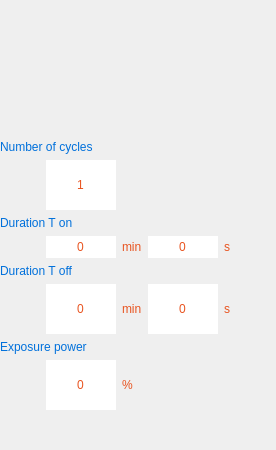
         <widget class="QWidget" name="pageFlashing">
          <layout class="QGridLayout" name="gridLayout_4">
           <property name="leftMargin">
            <number>0</number>
           </property>
           <property name="topMargin">
            <number>0</number>
           </property>
           <property name="rightMargin">
            <number>0</number>
           </property>
           <property name="bottomMargin">
            <number>0</number>
           </property>
           <item row="7" column="0" colspan="6">
            <widget class="QLabel" name="label">
             <property name="sizePolicy">
              <sizepolicy hsizetype="Preferred" vsizetype="Fixed">
               <horstretch>0</horstretch>
               <verstretch>80</verstretch>
              </sizepolicy>
             </property>
             <property name="maximumSize">
              <size>
               <width>16777215</width>
               <height>80</height>
              </size>
             </property>
             <property name="styleSheet">
              <string notr="true">
/* UI Properties */
text-align: left;
font: normal normal bold 25px/29px Arial;
letter-spacing: 0px;
color: #0070DB;
opacity: 1;</string>
             </property>
             <property name="text">
              <string>Exposure power</string>
             </property>
            </widget>
           </item>
           <item row="8" column="1">
            <widget class="QSpinBox" name="powerFlashingspinBox">
             <property name="sizePolicy">
              <sizepolicy hsizetype="Minimum" vsizetype="Fixed">
               <horstretch>0</horstretch>
               <verstretch>50</verstretch>
              </sizepolicy>
             </property>
             <property name="minimumSize">
              <size>
               <width>70</width>
               <height>0</height>
              </size>
             </property>
             <property name="maximumSize">
              <size>
               <width>70</width>
               <height>50</height>
              </size>
             </property>
             <property name="styleSheet">
              <string notr="true">box-shadow: 8px 8px 8px #0070DB29;
width: 85px;
height: 55px;
text-align: left;
font: normal normal bold 25px/29px Arial;
letter-spacing: 0px;
color: #E85420;</string>
             </property>
             <property name="frame">
              <bool>false</bool>
             </property>
             <property name="alignment">
              <set>Qt::AlignmentFlag::AlignCenter</set>
             </property>
             <property name="buttonSymbols">
              <enum>QAbstractSpinBox::ButtonSymbols::NoButtons</enum>
             </property>
             <property name="minimum">
              <number>0</number>
             </property>
             <property name="maximum">
              <number>100</number>
             </property>
             <property name="value">
              <number>0</number>
             </property>
            </widget>
           </item>
           <item row="5" column="0" colspan="6">
            <widget class="QLabel" name="label_14">
             <property name="sizePolicy">
              <sizepolicy hsizetype="Preferred" vsizetype="Fixed">
               <horstretch>0</horstretch>
               <verstretch>80</verstretch>
              </sizepolicy>
             </property>
             <property name="maximumSize">
              <size>
               <width>999999</width>
               <height>80</height>
              </size>
             </property>
             <property name="styleSheet">
              <string notr="true">
/* UI Properties */
text-align: left;
font: normal normal bold 25px/29px Arial;
letter-spacing: 0px;
color: #0070DB;
opacity: 1;</string>
             </property>
             <property name="text">
              <string>Duration T off</string>
             </property>
            </widget>
           </item>
           <item row="4" column="0">
            <spacer name="horizontalSpacer_3">
             <property name="orientation">
              <enum>Qt::Orientation::Horizontal</enum>
             </property>
             <property name="sizeType">
              <enum>QSizePolicy::Policy::Fixed</enum>
             </property>
             <property name="sizeHint" stdset="0">
              <size>
               <width>40</width>
               <height>20</height>
              </size>
             </property>
            </spacer>
           </item>
           <item row="4" column="1">
            <widget class="QSpinBox" name="minOnFlashingspinBox">
             <property name="sizePolicy">
              <sizepolicy hsizetype="Minimum" vsizetype="Fixed">
               <horstretch>0</horstretch>
               <verstretch>50</verstretch>
              </sizepolicy>
             </property>
             <property name="minimumSize">
              <size>
               <width>70</width>
               <height>0</height>
              </size>
             </property>
             <property name="maximumSize">
              <size>
               <width>70</width>
               <height>50</height>
              </size>
             </property>
             <property name="styleSheet">
              <string notr="true">
/* UI Properties */
text-align: left;
font: normal normal bold 25px/29px Arial;
letter-spacing: 0px;
color: #E85420;
opacity: 1;</string>
             </property>
             <property name="frame">
              <bool>false</bool>
             </property>
             <property name="alignment">
              <set>Qt::AlignmentFlag::AlignCenter</set>
             </property>
             <property name="buttonSymbols">
              <enum>QAbstractSpinBox::ButtonSymbols::NoButtons</enum>
             </property>
            </widget>
           </item>
           <item row="4" column="5">
            <spacer name="horizontalSpacer_4">
             <property name="orientation">
              <enum>Qt::Orientation::Horizontal</enum>
             </property>
             <property name="sizeHint" stdset="0">
              <size>
               <width>40</width>
               <height>20</height>
              </size>
             </property>
            </spacer>
           </item>
           <item row="4" column="2">
            <widget class="QLabel" name="label_12">
             <property name="sizePolicy">
              <sizepolicy hsizetype="Minimum" vsizetype="Fixed">
               <horstretch>0</horstretch>
               <verstretch>50</verstretch>
              </sizepolicy>
             </property>
             <property name="maximumSize">
              <size>
               <width>999999</width>
               <height>50</height>
              </size>
             </property>
             <property name="styleSheet">
              <string notr="true">
/* UI Properties */
text-align: left;
font: normal normal bold 25px/29px Arial;
letter-spacing: 0px;
color: #E85420;
opacity: 1;</string>
             </property>
             <property name="text">
              <string>min</string>
             </property>
            </widget>
           </item>
           <item row="6" column="4">
            <widget class="QLabel" name="label_16">
             <property name="sizePolicy">
              <sizepolicy hsizetype="Preferred" vsizetype="Fixed">
               <horstretch>0</horstretch>
               <verstretch>50</verstretch>
              </sizepolicy>
             </property>
             <property name="maximumSize">
              <size>
               <width>999999</width>
               <height>50</height>
              </size>
             </property>
             <property name="styleSheet">
              <string notr="true">width: 40px;
height: 28px;
/* UI Properties */
text-align: left;
font: normal normal bold 25px/29px Arial;
letter-spacing: 0px;
color: #E85420;
opacity: 1;</string>
             </property>
             <property name="text">
              <string>s</string>
             </property>
            </widget>
           </item>
           <item row="4" column="3">
            <widget class="QSpinBox" name="segOnFlashingspinBox">
             <property name="sizePolicy">
              <sizepolicy hsizetype="Minimum" vsizetype="Fixed">
               <horstretch>0</horstretch>
               <verstretch>50</verstretch>
              </sizepolicy>
             </property>
             <property name="minimumSize">
              <size>
               <width>70</width>
               <height>0</height>
              </size>
             </property>
             <property name="maximumSize">
              <size>
               <width>70</width>
               <height>50</height>
              </size>
             </property>
             <property name="styleSheet">
              <string notr="true">
/* UI Properties */
text-align: left;
font: normal normal bold 25px/29px Arial;
letter-spacing: 0px;
color: #E85420;
opacity: 1;</string>
             </property>
             <property name="frame">
              <bool>false</bool>
             </property>
             <property name="alignment">
              <set>Qt::AlignmentFlag::AlignCenter</set>
             </property>
             <property name="buttonSymbols">
              <enum>QAbstractSpinBox::ButtonSymbols::NoButtons</enum>
             </property>
            </widget>
           </item>
           <item row="0" column="3">
            <spacer name="verticalSpacer_7">
             <property name="orientation">
              <enum>Qt::Orientation::Vertical</enum>
             </property>
             <property name="sizeType">
              <enum>QSizePolicy::Policy::Fixed</enum>
             </property>
             <property name="sizeHint" stdset="0">
              <size>
               <width>20</width>
               <height>140</height>
              </size>
             </property>
            </spacer>
           </item>
           <item row="6" column="3">
            <widget class="QSpinBox" name="segOffFlashingspinBox">
             <property name="sizePolicy">
              <sizepolicy hsizetype="Minimum" vsizetype="Fixed">
               <horstretch>0</horstretch>
               <verstretch>50</verstretch>
              </sizepolicy>
             </property>
             <property name="minimumSize">
              <size>
               <width>70</width>
               <height>0</height>
              </size>
             </property>
             <property name="maximumSize">
              <size>
               <width>70</width>
               <height>50</height>
              </size>
             </property>
             <property name="styleSheet">
              <string notr="true">box-shadow: 8px 8px 8px #0070DB29;
width: 85px;
height: 55px;
text-align: left;
font: normal normal bold 25px/29px Arial;
letter-spacing: 0px;
color: #E85420;</string>
             </property>
             <property name="frame">
              <bool>false</bool>
             </property>
             <property name="alignment">
              <set>Qt::AlignmentFlag::AlignCenter</set>
             </property>
             <property name="buttonSymbols">
              <enum>QAbstractSpinBox::ButtonSymbols::NoButtons</enum>
             </property>
            </widget>
           </item>
           <item row="4" column="4">
            <widget class="QLabel" name="label_13">
             <property name="sizePolicy">
              <sizepolicy hsizetype="Minimum" vsizetype="Fixed">
               <horstretch>0</horstretch>
               <verstretch>50</verstretch>
              </sizepolicy>
             </property>
             <property name="maximumSize">
              <size>
               <width>9999</width>
               <height>50</height>
              </size>
             </property>
             <property name="styleSheet">
              <string notr="true">
/* UI Properties */
text-align: left;
font: normal normal bold 25px/29px Arial;
letter-spacing: 0px;
color: #E85420;
opacity: 1;</string>
             </property>
             <property name="text">
              <string>s</string>
             </property>
            </widget>
           </item>
           <item row="3" column="0" colspan="6">
            <widget class="QLabel" name="label_11">
             <property name="sizePolicy">
              <sizepolicy hsizetype="Preferred" vsizetype="Fixed">
               <horstretch>0</horstretch>
               <verstretch>80</verstretch>
              </sizepolicy>
             </property>
             <property name="maximumSize">
              <size>
               <width>9999999</width>
               <height>80</height>
              </size>
             </property>
             <property name="styleSheet">
              <string notr="true">/* UI Properties */
text-align: left;
font: normal normal bold 25px/29px Arial;
letter-spacing: 0px;
color: #0070DB;
opacity: 1;</string>
             </property>
             <property name="text">
              <string>Duration T on</string>
             </property>
            </widget>
           </item>
           <item row="1" column="0" colspan="6">
            <widget class="QLabel" name="label_10">
             <property name="sizePolicy">
              <sizepolicy hsizetype="Preferred" vsizetype="Fixed">
               <horstretch>0</horstretch>
               <verstretch>80</verstretch>
              </sizepolicy>
             </property>
             <property name="maximumSize">
              <size>
               <width>9999999</width>
               <height>80</height>
              </size>
             </property>
             <property name="styleSheet">
              <string notr="true">
/* UI Properties */
text-align: left;
font: normal normal bold 25px/29px Arial;
letter-spacing: 0px;
color: #0070DB;
opacity: 1;</string>
             </property>
             <property name="text">
              <string>Number of cycles</string>
             </property>
            </widget>
           </item>
           <item row="6" column="2">
            <widget class="QLabel" name="label_15">
             <property name="sizePolicy">
              <sizepolicy hsizetype="Preferred" vsizetype="Fixed">
               <horstretch>0</horstretch>
               <verstretch>50</verstretch>
              </sizepolicy>
             </property>
             <property name="maximumSize">
              <size>
               <width>99999</width>
               <height>50</height>
              </size>
             </property>
             <property name="styleSheet">
              <string notr="true">width: 40px;
height: 28px;
/* UI Properties */
text-align: left;
font: normal normal bold 25px/29px Arial;
letter-spacing: 0px;
color: #E85420;
opacity: 1;</string>
             </property>
             <property name="text">
              <string>min</string>
             </property>
            </widget>
           </item>
           <item row="11" column="0">
            <spacer name="verticalSpacer_5">
             <property name="orientation">
              <enum>Qt::Orientation::Vertical</enum>
             </property>
             <property name="sizeType">
              <enum>QSizePolicy::Policy::Expanding</enum>
             </property>
             <property name="sizeHint" stdset="0">
              <size>
               <width>20</width>
               <height>40</height>
              </size>
             </property>
            </spacer>
           </item>
           <item row="6" column="1">
            <widget class="QSpinBox" name="minOffFlashingspinBox">
             <property name="sizePolicy">
              <sizepolicy hsizetype="Minimum" vsizetype="Fixed">
               <horstretch>0</horstretch>
               <verstretch>50</verstretch>
              </sizepolicy>
             </property>
             <property name="minimumSize">
              <size>
               <width>70</width>
               <height>0</height>
              </size>
             </property>
             <property name="maximumSize">
              <size>
               <width>70</width>
               <height>50</height>
              </size>
             </property>
             <property name="styleSheet">
              <string notr="true">box-shadow: 8px 8px 8px #0070DB29;
width: 85px;
height: 55px;
text-align: left;
font: normal normal bold 25px/29px Arial;
letter-spacing: 0px;
color: #E85420;</string>
             </property>
             <property name="frame">
              <bool>false</bool>
             </property>
             <property name="alignment">
              <set>Qt::AlignmentFlag::AlignCenter</set>
             </property>
             <property name="buttonSymbols">
              <enum>QAbstractSpinBox::ButtonSymbols::NoButtons</enum>
             </property>
            </widget>
           </item>
           <item row="8" column="2">
            <widget class="QLabel" name="label_2">
             <property name="sizePolicy">
              <sizepolicy hsizetype="Preferred" vsizetype="Fixed">
               <horstretch>0</horstretch>
               <verstretch>50</verstretch>
              </sizepolicy>
             </property>
             <property name="maximumSize">
              <size>
               <width>16777215</width>
               <height>50</height>
              </size>
             </property>
             <property name="styleSheet">
              <string notr="true">width: 40px;
height: 28px;
/* UI Properties */
text-align: left;
font: normal normal bold 25px/29px Arial;
letter-spacing: 0px;
color: #E85420;
opacity: 1;</string>
             </property>
             <property name="text">
              <string>%</string>
             </property>
            </widget>
           </item>
           <item row="2" column="1">
            <widget class="QSpinBox" name="numberCyclespinBox">
             <property name="sizePolicy">
              <sizepolicy hsizetype="Minimum" vsizetype="Fixed">
               <horstretch>0</horstretch>
               <verstretch>50</verstretch>
              </sizepolicy>
             </property>
             <property name="minimumSize">
              <size>
               <width>70</width>
               <height>0</height>
              </size>
             </property>
             <property name="maximumSize">
              <size>
               <width>70</width>
               <height>50</height>
              </size>
             </property>
             <property name="styleSheet">
              <string notr="true">box-shadow: 8px 8px 8px #0070DB29;
width: 85px;
height: 55px;
text-align: left;
font: normal normal bold 25px/29px Arial;
letter-spacing: 0px;
color: #E85420;</string>
             </property>
             <property name="frame">
              <bool>false</bool>
             </property>
             <property name="alignment">
              <set>Qt::AlignmentFlag::AlignCenter</set>
             </property>
             <property name="buttonSymbols">
              <enum>QAbstractSpinBox::ButtonSymbols::NoButtons</enum>
             </property>
             <property name="minimum">
              <number>1</number>
             </property>
            </widget>
           </item>
          </layout>
         </widget>
